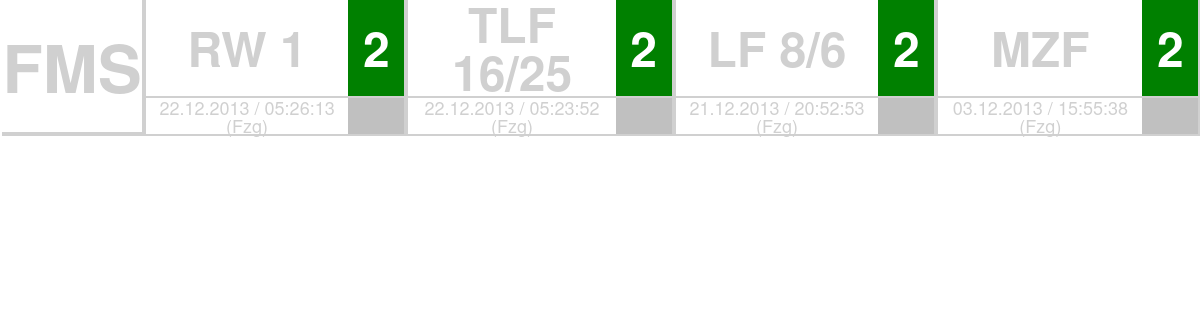
Screenshot of /fms/status-uhr.php with the database file from the repository.
### tables this page shows
CREATE TABLE `tbl_fms` (
  `fzgid` int(11) NOT NULL,
  `fzgname` varchar(30) NOT NULL,
  `fzgstatus` int(11) NOT NULL,
  `lststatus` varchar(2) NOT NULL,
  `datum` timestamp NOT NULL DEFAULT CURRENT_TIMESTAMP ON UPDATE CURRENT_TIMESTAMP,
  `aenderungdurch` varchar(3) NOT NULL
);

### fms/status-uhr.php (the view, shortened to what this page needs)
<?php
$status_ils = 'true';
$show_fms_logo = 'true';
$db = mysqli_connect(DBHOST, DBUSER, DBPASS, DBNAME) or die ('Verbindung zur Datenbank fehlgeschlagen.');
$db->set_charset("utf8");
function anzeigebild_feststellen()
{
	global $db;
	$result = $db->query("SELECT * from tbl_fms");
	$datumsumme = "";
	while ($row=$result->fetch_row())
		{
			$datumsumme .= $row[4];
		}
	return "fms-".md5($datumsumme);
}
?>
<!DOCTYPE html>
<html>
<head>
<link rel='stylesheet' href='../css/fms.css' type='text/css' media='screen, projection'>
</head>
<?php
$bildist = anzeigebild_feststellen();
echo "<body onload='start(\"$bildist\", 5000, 0)' class='uhr'>\n";
$result = $db->query("SELECT *, UNIX_TIMESTAMP(datum) from tbl_fms");
$fzg_zahl = $result->num_rows;
$fzg_status = array();
while ($row=$result->fetch_row())
	{
	$fzg_status[$row[0]]['fzgname'] = $row[1];
	$fzg_status[$row[0]]['fzgstatus'] = $row[2];
	$fzg_status[$row[0]]['lststatus'] = $row[3];
	$fzg_status[$row[0]]['datum'] = $row[6];
	$fzg_status[$row[0]]['aenderungdurch'] = $row[5];
	}
echo "<table class='table-uhr' cellspacing='0' cellpadding='0'>\n<tr>\n";
if ($show_fms_logo=='true')
{
echo "<td class='td-logo-uhr' rowspan='2'><div class='logo-uhr'>FMS</div></td>\n";
}
for ($i=1; $i<$fzg_zahl+1; $i++)
	{
	echo "<td class='fahrzeug-uhr'>".$fzg_status[$i]['fzgname']."</td>\n";
	switch ($fzg_status[$i]['fzgstatus'])
		{
		case "2":
		echo "<td class='fstatus-uhr zwei'>".$fzg_status[$i]['fzgstatus']."</td>\n";
		break;
		}
	}
echo "</tr><tr>\n";
for ($i=1; $i<$fzg_zahl+1; $i++)
	{
	if ($status_ils == 'true')
		{
		echo "<td class='datum-uhr'>".date("d.m.Y / H:i:s",$fzg_status[$i]['datum'])." (".$fzg_status[$i]['aenderungdurch'].")</td>\n";
		switch ($fzg_status[$i]['lststatus'])
			{
			default:
			echo "<td class='lstatus-uhr default'>".$fzg_status[$i]['lststatus']."</td>\n";
			break;
			}
		} else {
		echo "<td colspan='2' class='lstatus-uhr'>".date("d.m.Y / H:i:s",$fzg_status[$i]['datum'])."</td>\n";
		}
	}
echo "</tr>\n";
echo "</table>\n";
?>
</body>
</html>

### css/fms.css (style rules this page uses)
html { margin:0;padding:0;border:0;font-size:150%; }
table { border-collapse:separate;border-spacing:1;margin:0em 0.1em 0em 0.1em;width:100%;border-color:#d0d0d0; }
table, th, td, div { vertical-align:middle;text-align:center; }
body.uhr { margin:0;padding:0;border:0;font-size:100%;font:inherit;line-height:1;color:#d0d0d0;font-family:"Helvetica Neue", Arial, Helvetica, sans-serif;overflow:hidden; }
.table-uhr { width: 100%; text-align: center; }
.td-logo-uhr { border-right: 4px solid #d0d0d0; border-bottom: 4px solid #d0d0d0; width:3%; }
.logo-uhr { font-size: 2.75em; font-weight: bold; line-height:1; }
.fahrzeug-uhr { font-size: 2em; font-weight: bold; border-bottom: 2px solid #d0d0d0; }
.fstatus-uhr { font-size:2em; width: 5%; }
.fstatus-uhr,.lstatus-uhr { font-weight:bold; border-right: 4px solid #d0d0d0; border-bottom: 2px solid #d0d0d0; }
.lstatus-uhr,.datum-uhr { font-size: 0.75em; border-bottom: 2px solid #d0d0d0; }
.zwei { background: green; color: white; }
.default { background: silver; color: black; }

### rows the page displays
tbl_fms: fzgname "RW 1", fzgstatus "2", datum "22.12.2013 / 05:26:13", aenderungdurch "Fzg"
tbl_fms: fzgstatus "2", datum "22.12.2013 / 05:23:52", aenderungdurch "Fzg"
tbl_fms: fzgname "LF 8/6", fzgstatus "2", datum "21.12.2013 / 20:52:53", aenderungdurch "Fzg"
tbl_fms: fzgname "MZF", fzgstatus "2", datum "03.12.2013 / 15:55:38", aenderungdurch "Fzg"
